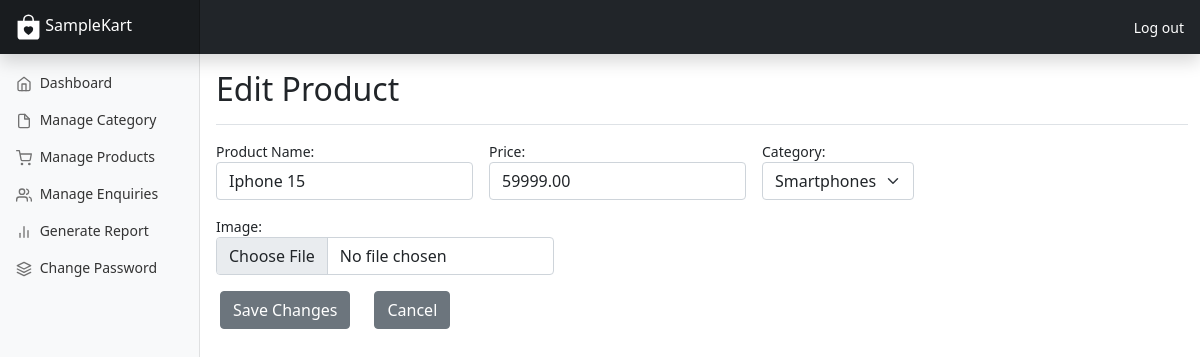
/products/edit/3/, run on the app's committed database.
### myapp/models.py (models this page shows, shortened)
class Product(models.Model):
    name=models.CharField(max_length=100,blank=False,null=False)
    price=models.DecimalField(max_digits=10,decimal_places=2,null=False,blank=False)
    image=models.ImageField(upload_to="product_images/",null=True,blank=True)
    category=models.ForeignKey(Category,on_delete=models.CASCADE,related_name="products")
    class Meta:
        verbose_name_plural="Products"

class Category(models.Model):
    category_name=models.CharField(max_length=100,blank=False,null=False)
    class Meta:
        verbose_name_plural="Categories"

### myapp/views.py (the view, shortened to what this page needs)
# urls.py: path('products/edit/<int:id>/', views.edit_product, name='edit_product'),
def edit_product(request,id):
    product=get_object_or_404(Product,id=id)
    categories=Category.objects.all()
    return render(request,"edit_product.html",{
        "product": product,
        "categories":categories
    })

### myapp/templates/edit_product.html (shortened to what this page needs)
<!doctype html>
{% load static %}
<html lang="en">
    <head>
        <link href="{% static 'assets\dist\css\bootstrap.min.css' %}" rel="stylesheet">
        <link rel="stylesheet" href="{% static "css\index.css" %}">
        <link href="{% static "css\dashboard.css" %}" rel="stylesheet">
    </head>
<body>
<header class="navbar navbar-dark sticky-top bg-dark flex-md-nowrap p-0 shadow">
    <a class="navbar-brand col-md-3 col-lg-2 me-0 px-3" href="{% url "home" %}">
         SampleKart
    </a>
    <div class="navbar-nav">
        <div class="nav-item text-nowrap">
            <a class="nav-link px-3 white" href="{% url "home" %}">Log out</a>
        </div>
    </div>
</header>
<div class="container-fluid">
    <div class="row">
        <nav id="sidebarMenu" class="col-md-3 col-lg-2 d-md-block bg-light sidebar collapse">
            <div class="position-sticky pt-3">
                <ul class="nav flex-column">
                    <li class="nav-item">
                    <a class="nav-link" aria-current="page" href="{% url "dashboard" %}">
                        <span data-feather="home"></span>
                        Dashboard
                    </a>
                    </li>
                    <li class="nav-item">
                    <a class="nav-link" href="{% url "manage_categories" %}">
                        <span data-feather="file"></span>
                        Manage Category
                    </a>
                    </li>
                    <li class="nav-item">
                    <a class="nav-link" href="{% url "manage_products" %}">
                        <span data-feather="shopping-cart"></span>
                        Manage Products
                    </a>
                    </li>
                    <li class="nav-item">
                    <a class="nav-link" href="{% url "manage_enquiry" %}">
                        <span data-feather="users"></span>
                        Manage Enquiries
                    </a>
                    </li>
                    <li class="nav-item">
                    <a class="nav-link" href="{% url "generate_enquiry_report" %}">
                        <span data-feather="bar-chart-2"></span>
                        Generate Report
                    </a>
                    </li>
                    <li class="nav-item">
                    <a class="nav-link" href="{% url "change_password" %}">
                        <span data-feather="layers"></span>
                        Change Password
                    </a>
                    </li>
                </ul>
            </div>
        </nav>
        <main class="col-md-9 ms-sm-auto col-lg-10 px-md-4">
            <div class="d-flex justify-content-between flex-wrap flex-md-nowrap align-items-center pt-3 pb-2 mb-3 border-bottom">
                <h1 class="h2">Edit Product</h1>
            </div>
            <form method="post" enctype="multipart/form-data" class='row g-3'>
                <div class='col-auto'>
                    <label for="name">Product Name:</label>
                    <input type="text" class='form-control' id="name" name="name" value="{{ product.name }}">
                </div>
                <div class='col-auto'>
                    <label for="price">Price:</label>
                    <input type="text" class='form-control' id="price" name="price" value="{{ product.price }}">
                </div>
                <div class='col-auto'>
                    <label for="category">Category:</label>
                    <select id="category" name="category" class='form-select'>
                        {% for category in categories %}
                            <option value="{{ category.id }}" {% if product.category.id == category.id %}selected{% endif %}>
                                {{ category.category_name }}
                            </option>
                        {% endfor %}
                    </select>
                </div>
                <div class='col-auto'>
                    <label for="image">Image:</label>
                    <input type="file" id="image" name="image" class='form-control'>
                </div>
                <div class='row mt-3'>
                    <div class='col-auto'>
                        <button type="submit" class='btn btn-secondary'>Save Changes</button>
                    </div>
                    <div class='col-auto'>
                        <a href="{% url 'manage_products' %}" class='btn btn-secondary'>Cancel</a>
                    </div>
                </div>
            </form>
        </main>
    </div>
</div>
</body>
</html>

### myapp/static/css/index.css (style rules this page uses)
a { text-decoration: none; }

### myapp/static/css/dashboard.css (style rules this page uses)
body { font-size: .875rem; }
.feather { width: 16px; height: 16px; vertical-align: text-bottom; }
.sidebar { position: fixed; top: 0; bottom: 0; left: 0; z-index: 100; padding: 48px 0 0; box-shadow: inset -1px 0 0 rgba(0, 0, 0, .1); }
.sidebar .nav-link { font-weight: 500; color: #333; }
.sidebar .nav-link .feather { margin-right: 4px; color: #727272; }
.navbar-brand { padding-top: .75rem; padding-bottom: .75rem; font-size: 1rem; background-color: rgba(0, 0, 0, .25); box-shadow: inset -1px 0 0 rgba(0, 0, 0, .25); }
.white { color: white !important; }
.container-fluid { margin: 0; padding: 0; }

### data on the page
Product: name "Iphone 15", price "59999.00", category "Smartphones"
